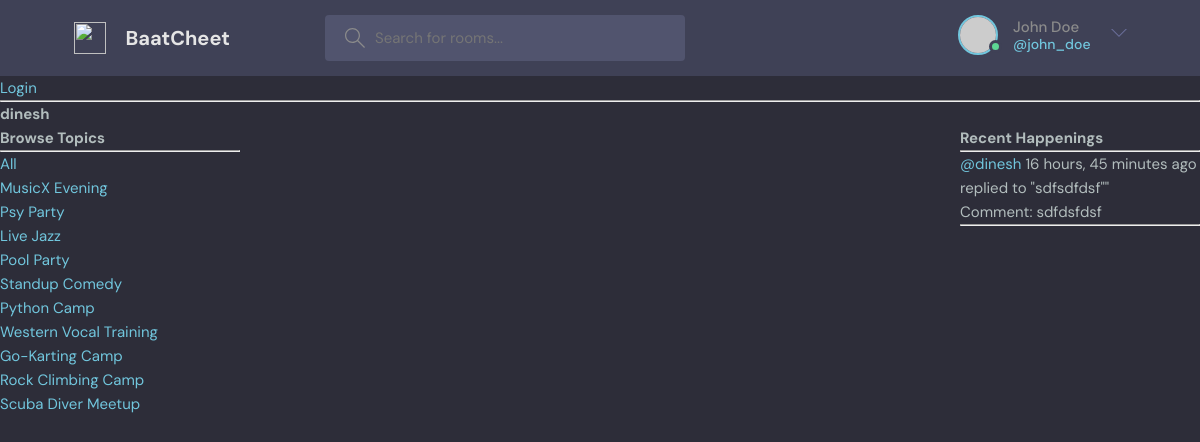
The page /profile/3 on the database its author committed.
### base/models.py (models this page shows, shortened)
class Topic(models.Model):
    name = models.CharField(max_length=200)

class Message(models.Model):
    user = models.ForeignKey(User, on_delete=models.CASCADE)
    room = models.ForeignKey(Room, on_delete=models.CASCADE)
    body = models.TextField()
    updated = models.DateTimeField(auto_now=True)
    created = models.DateTimeField(auto_now_add=True)
    class Meta:
        ordering = ['-updated', '-created']
    def __str__(self):
        return self.body[0:50]

class Room(models.Model):
    host = models.ForeignKey(User, on_delete=models.SET_NULL, null=True)
    topic = models.ForeignKey(Topic, on_delete=models.SET_NULL, null=True)
    name = models.CharField(max_length=200)
    description = models.TextField(null=True, blank=True)
    participants = models.ManyToManyField(User, related_name='participants', blank = True)
    updated = models.DateTimeField(auto_now=True)
    created = models.DateTimeField(auto_now_add=True)
    class Meta:
        ordering = ['-updated', '-created']
    def __str__(self):
        return self.name

### base/views.py (the view)
# urls.py: path('profile/<str:id>', views.userProfile, name="userprofile"),
def userProfile(request, id):
    user = User.objects.get(id=id)
    rooms = user.room_set.all()
    room_messages = user.message_set.all()
    topics = Topic.objects.all()
    profile_data = {'user': user, 'rooms': rooms, 'room_messages': room_messages, 'topics':topics}
    return render(request, 'base/profile.html', profile_data)

### base/templates/base/profile.html (shortened to what this page needs)
{% extends 'main.html' %}
{% block content %}
<h1>{{user.username}}</h1>
<div class="profile-container">
    <div>
        {% include 'base/topics_component.html' %}
    </div>
    <div>
    </div>
    <div>
        {% include 'base/activity_component.html' %}
    </div>
</div>
{% endblock %}

### base/templates/base/topics_component.html
<h3>Browse Topics</h3>
<hr>
<div>
  <a href="{% url 'home' %}">All</a>
</div>
{% for topic in topics %}
<div>
  <a href="{% url 'home' %}?q={{topic.name}}">{{topic.name}}</a>
</div>
{% endfor %}

### base/templates/base/activity_component.html (shortened to what this page needs)
<h3>Recent Happenings</h3>
<hr>
{% for message in room_messages %}
  <div>
    <small><a href=" {% url 'userprofile' message.user.id %}">@{{message.user}}</a> {{message.created | timesince }}</small>
    <small>ago replied to "{{message.room}}"" </small>
    <p>Comment: {{message}}</p>
    <hr>
  </div>
{% endfor %}

### static/styles/style.css (style rules this page uses)
:root { --color-main: #71c6dd; --color-main-light: #e1f6fb; --color-dark: #3f4156; --color-dark-medium: #51546e; --color-dark-light: #696d97; --color-light: #e5e5e5; --color-gray: #8b8b8b; --color-light-gray: #b2bdbd; --color-bg: #2d2d39; --color-success: #5dd693; --color-error: #fc4b0b; }
* { font-family: "DM Sans", -apple-system, BlinkMacSystemFont, "Segoe UI", Roboto, Oxygen, Ubuntu, Cantarell, "Open Sans", "Helvetica Neue", sans-serif; margin: 0; padding: 0; box-sizing: border-box; text-rendering: optimizeLegibility; font-size: inherit; }
html { font-size: 56.25%; }
@media only screen and (min-width: 1200px) { html { font-size: 62.5%; } }
body { line-height: 1.6; font-weight: 400; font-size: 1.5rem; color: var(--color-light-gray); background-color: var(--color-bg); min-height: 100vh; }
a { display: inline-block; color: var(--color-main); text-decoration: none; }

### base/templates/base/profile.html (style rules this page uses)
.profile-container { display: grid; grid-template-columns: 1fr 3fr 1fr ; }

### rows shown on the page
Topic: name "MusicX Evening"
Topic: name "Psy Party"
Topic: name "Live Jazz"
Topic: name "Pool Party"
Topic: name "Standup Comedy"
Topic: name "Python Camp"
Topic: name "Western Vocal Training"
Topic: name "Go-Karting Camp"
Topic: name "Rock Climbing Camp"
Topic: name "Scuba Diver Meetup"
Message: user "dinesh", created "16 hours, 45 minutes", room "sdfsdfdsf", body "sdfdsfdsf"

### other values the page prints
{{ user.username }} "dinesh"
